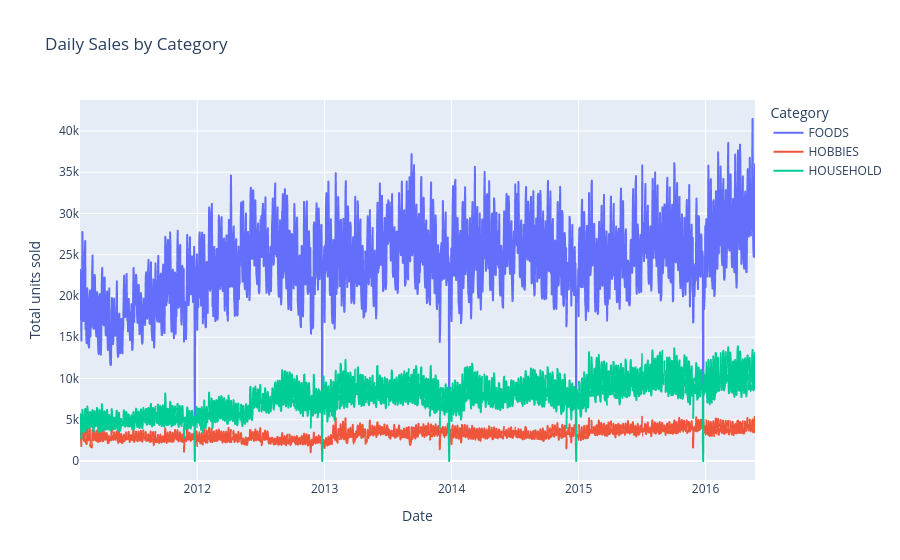

Here is the notebook cell this chart was saved with:
### Code cell
# Daily sales by category
daily_by_cat = long.groupby(["date", "cat_id"])["sales"].sum().reset_index()

fig = px.line(
    daily_by_cat,
    x="date",
    y="sales",
    color="cat_id",
    title="Daily Sales by Category",
    labels={"sales": "Total units sold", "date": "Date", "cat_id": "Category"},
)
fig.show()

### Figure 1 — Plotly figure (JSON) as saved in the notebook; plotly's stock layout.template omitted (floating-point values rounded to 4 significant figures; data arrays with more than 128 entries replaced by an {"elided": "..."} marker saying what was removed)
{"data": [{"hovertemplate": "Category=FOODS<br>Date=%{x}<br>Total units sold=%{y}<extra></extra>", "legendgroup": "FOODS", "line": {"color": "#636efa", "dash": "solid"}, "marker": {"symbol": "circle"}, "mode": "lines", "name": "FOODS", "showlegend": true, "type": "scattergl", "x": {"elided": "1941 str values"}, "xaxis": "x", "y": {"elided": "1941 int values"}, "yaxis": "y"}, {"hovertemplate": "Category=HOBBIES<br>Date=%{x}<br>Total units sold=%{y}<extra></extra>", "legendgroup": "HOBBIES", "line": {"color": "#EF553B", "dash": "solid"}, "marker": {"symbol": "circle"}, "mode": "lines", "name": "HOBBIES", "showlegend": true, "type": "scattergl", "x": {"elided": "1941 str values"}, "xaxis": "x", "y": {"elided": "1941 int values"}, "yaxis": "y"}, {"hovertemplate": "Category=HOUSEHOLD<br>Date=%{x}<br>Total units sold=%{y}<extra></extra>", "legendgroup": "HOUSEHOLD", "line": {"color": "#00cc96", "dash": "solid"}, "marker": {"symbol": "circle"}, "mode": "lines", "name": "HOUSEHOLD", "showlegend": true, "type": "scattergl", "x": {"elided": "1941 str values"}, "xaxis": "x", "y": {"elided": "1941 int values"}, "yaxis": "y"}], "layout": {"legend": {"title": {"text": "Category"}, "tracegroupgap": 0}, "title": {"text": "Daily Sales by Category"}, "xaxis": {"anchor": "y", "domain": [0, 1], "title": {"text": "Date"}}, "yaxis": {"anchor": "x", "domain": [0, 1], "title": {"text": "Total units sold"}}}}
